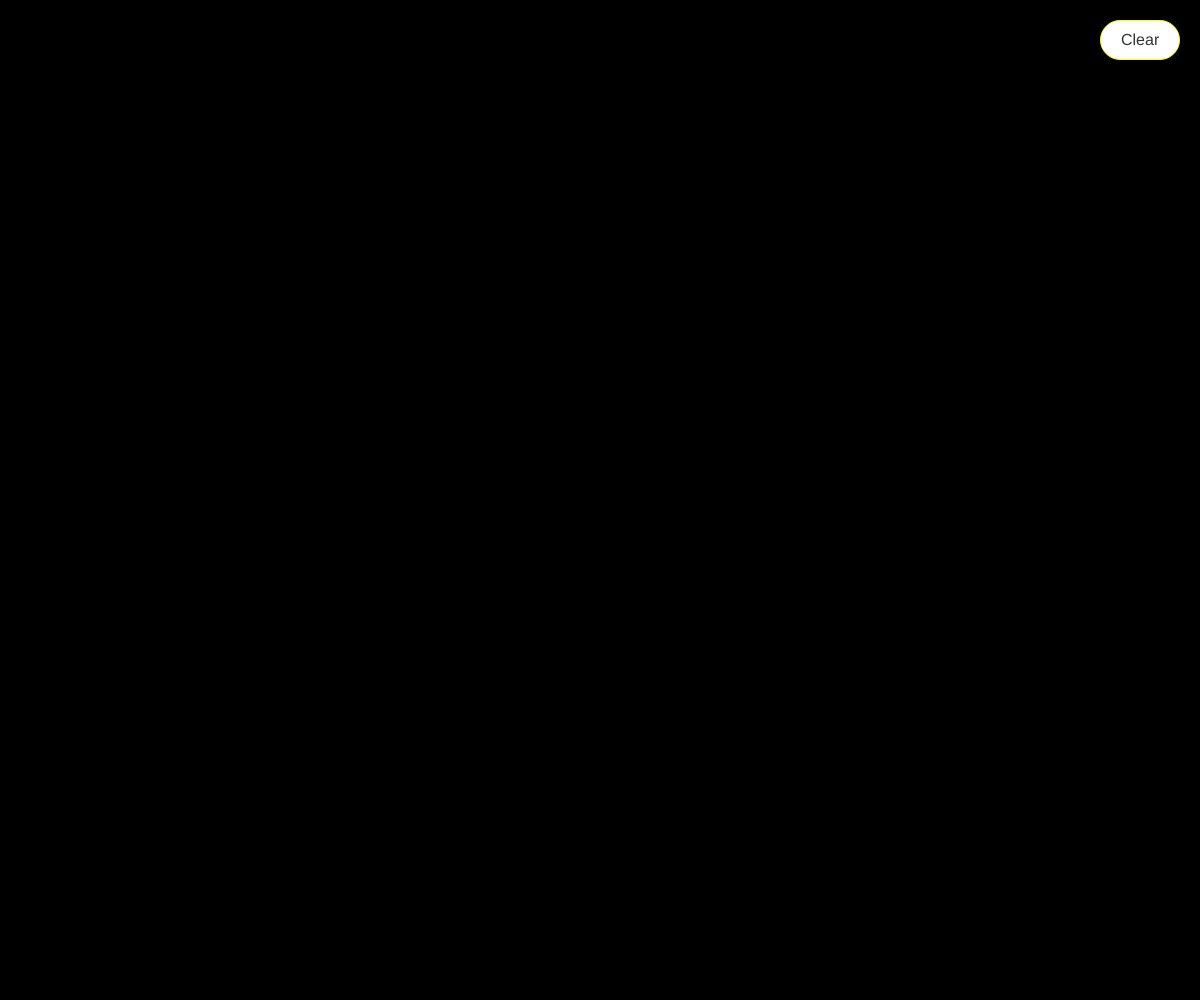
Frame 1 (no input)
Frame 60 (no input): identical to frame 1, image omitted
Frame 120 (the mouse pressed at the canvas centre since frame 60): identical to frame 1, image omitted

The p5.js sketch that drew this single still picture (run headless with seeded random() and noise() and a simulated clock; from frame 60 on, the mouse is pressed at the canvas centre):

// p5.js sketch
// ── sketch.js
let canvasSize;
let strokes = []; // Array to store strokes (each stroke is an array of points)
let currentStroke = null; // Current stroke being drawn
let clearButton; // Button for clearing canvas
let replayButton; // Button for replaying strokes

function setup() {
  createCanvas(windowWidth, windowHeight);
  background('black');
  angleMode(DEGREES); // Use degrees for rotation
  
  // Create clear button (top-right, rounded rectangle)
  clearButton = createButton('Clear');
  clearButton.position(windowWidth - 100, 20); // Top-right corner
  clearButton.style('background-color', '#ffffff'); // White background
  clearButton.style('color', '#333'); // Dark text
  clearButton.style('border', '1px solid yellow'); // Yellow border
  clearButton.style('border-radius', '30px'); // Rounded edges
  clearButton.style('padding', '10px 20px'); // Padding for size
  clearButton.style('font-size', '16px'); // Readable font size
  clearButton.style('cursor', 'pointer'); // Pointer cursor
  clearButton.mousePressed(clearCanvas); // Attach clear function
}

function clearCanvas() {
  strokes = []; // Clear all strokes
}

function replayStrokes() {
  // Placeholder for replay functionality
  console.log('Replay button pressed');
}

function draw() {
  background('black'); // Clear canvas with black background
  translate(width / 2, height / 2); // Move origin to center
  
  // Draw all strokes with 8-fold symmetry
  stroke(255, 255, 0, 100); // Brighter semi-transparent yellow
  strokeWeight(3); // Slightly thicker for ribbon-like effect
  noFill();
  for (let stroke of strokes) {
    for (let i = 0; i < 8; i++) {
      push();
      rotate(i * 45); // Apply 8-fold symmetry
      beginShape();
      for (let point of stroke) {
        vertex(point.x, point.y);
      }
      endShape();
      pop();
    }
  }
  
  // Draw current stroke (if being drawn)
  if (currentStroke) {
    for (let i = 0; i < 8; i++) {
      push();
      rotate(i * 45);
      beginShape();
      for (let point of currentStroke) {
        vertex(point.x, point.y);
      }
      endShape();
      pop();
    }
  }
}

function mousePressed() {
  // Start a new stroke
  currentStroke = [];
  let x = mouseX - width / 2;
  let y = mouseY - height / 2;
  currentStroke.push({ x, y });
}

function mouseDragged() {
  // Add points to current stroke, but limit frequency for smoothness
  let x = mouseX - width / 2;
  let y = mouseY - height / 2;
  let lastPoint = currentStroke[currentStroke.length - 1];
  
  // Only add point if moved a minimum distance (reduces jaggedness)
  if (!lastPoint || dist(x, y, lastPoint.x, lastPoint.y) > 2) {
    currentStroke.push({ x, y });
  }
}

function mouseReleased() {
  // Save current stroke and reset
  if (currentStroke && currentStroke.length > 1) {
    strokes.push(currentStroke);
  }
  currentStroke = null;
}

function keyPressed() {
  // Clear canvas (like Silk's Space key)
  if (key === ' ') {
    strokes = [];
  }
  // Undo last stroke (like Silk's Z key)
  if (key === 'z' || key === 'Z') {
    strokes.pop();
  }
}

function windowResized() {
  canvasSize = min(windowWidth, windowHeight);
  resizeCanvas(canvasSize, canvasSize);
  strokes = []; // Clear strokes on resize to avoid coordinate issues
  // Reposition buttons after resize
  clearButton.position(windowWidth - 100, 10);
  replayButton.position(10, windowHeight / 2 - 25);
}
// ── style.css
html, body {
  margin: 0;
  padding: 0;
}
canvas {
  display: block;
}

/* Общий стиль кнопок */
.arrow-button, .top-left-button {
  position: absolute;
  background-color: #ddd;
  border: none;
  border-radius: 50%;
  width: 50px;
  height: 50px;
  font-size: 24px;
  font-weight: bold;
  color: #333;
  cursor: pointer;
  z-index: 10;
  transition: background 0.3s;
}

.arrow-button:hover, .top-left-button:hover {
  background-color: #bbb;
}

/* Стрелки по бокам */
.left-arrow {
  left: 20px;
  top: 50%;
  transform: translateY(-50%);
}

.right-arrow {
  right: 20px;
  top: 50%;
  transform: translateY(-50%);
}

/* Кнопка в левом верхнем углу */
.top-left-button {
  left: 20px;
  top: 20px;
  width: auto;
  padding: 0 15px;
  border-radius: 25px;
  font-size: 18px;
}
